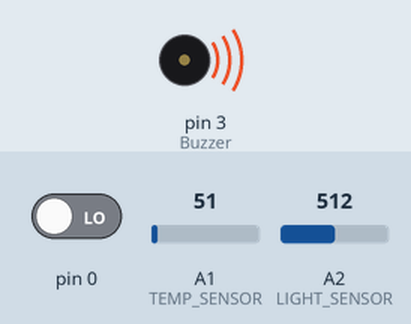
This sketch was run on a simulated Arduino Uno, built with avr-gcc and run on an emulated ATmega328P. Parts: buzzer (waves = sounding, pin HIGH). The test bench sets the inputs (shaded band); at power-on: pin 0 LOW, A1 (TEMP_SENSOR) = 51, A2 (LIGHT_SENSOR) = 512.

Above: at 0.2 s.
Timing chart, 0 to 1.7 s (numbered marks = the images above):
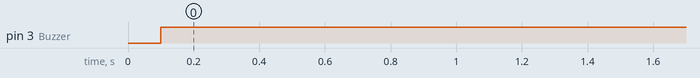

The sketch:

Assignment2.ino
```cpp
#define K1 8  // Confirm button
#define K2 9  // Input button
#define Buzzer 3
#define LIGHT_SENSOR A2
#define TEMP_SENSOR A1

bool makeAlarm;
bool AlarmIsOn;
long long pivotTime;

void setup() {
  // put your setup code here, to run once:
  pinMode(K1, INPUT_PULLUP);
  pinMode(K2, INPUT_PULLUP);
  pinMode(Buzzer, OUTPUT);
  pinMode(LIGHT_SENSOR, INPUT);
  pinMode(TEMP_SENSOR, INPUT);
  AlarmIsOn = false;
  makeAlarm = false;
}

void Heat_Calc(){
  long double heat = analogRead(TEMP_SENSOR);
  long double temp = heat * 0.48828125;
  if (heat > 100) makeAlarm = true;
}

void Light_Calc(){
  int density = analogRead(LIGHT_SENSOR);
  if (density > 150) makeAlarm = true;
}

void loop() {
  // put your main code here, to run repeatedly:
  int k1 = digitalRead(k1); // Heat check
  int k2 = digitalRead(k2); // Light check

  if(!makeAlarm && AlarmIsOn){
    if(millis() - pivotTime > 10000) // 10 second for alarming
      digitalWrite(Buzzer, LOW); // Turn off the alarm
    AlarmIsOn = false;
  }

  makeAlarm = false;
  if (k1 == LOW){
    Heat_Calc();
    if (makeAlarm) digitalWrite(Buzzer,HIGH);
    delay(100);
    Light_Calc();
    if (makeAlarm) digitalWrite(Buzzer,HIGH);
  }
  else{
    Light_Calc();
    if (makeAlarm) digitalWrite(Buzzer,HIGH);
    delay(100);
    Heat_Calc();
    if (makeAlarm) digitalWrite(Buzzer,HIGH);
  }
  if (makeAlarm && !AlarmIsOn){
    pivotTime = millis();
    AlarmIsOn = true;
  }
}
```

Measured:
- by itself, pin 3 (Buzzer): LOW → HIGH at 0.10 s
